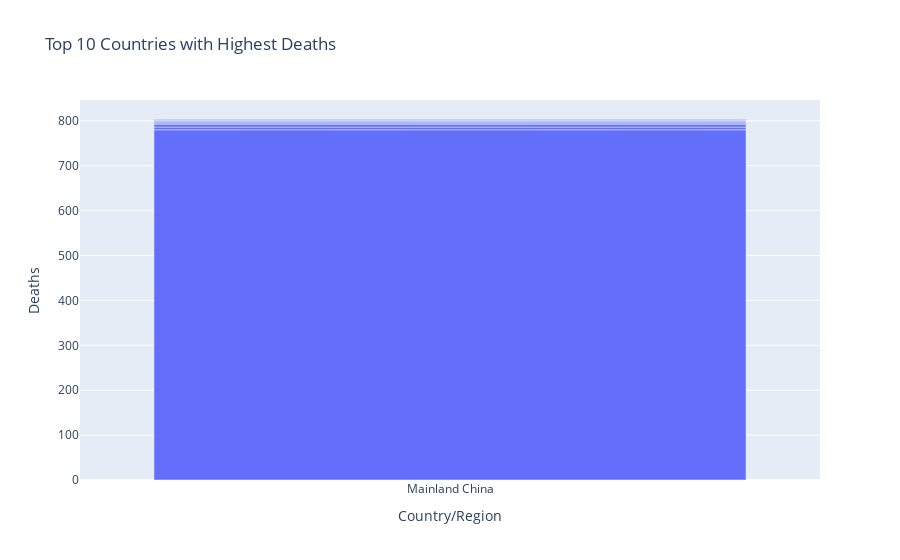

Notebook code for this chart:
### Code cell
import pandas as pd
import plotly.express as px

# Load the data
url = "https://raw.githubusercontent.com/CSSEGISandData/COVID-19/master/archived_data/archived_daily_case_updates/02-09-2020_1030.csv"
df = pd.read_csv(url)

# Check column names
print(df.columns)

# Sort and select top 10 countries by 'Deaths'
high_death = df.sort_values(by='Deaths', ascending=False).head(10)

# Plot bar chart
figure = px.bar(
    high_death,
    x="Country/Region",
    y="Deaths",
    title="Top 10 Countries with Highest Deaths"
)
figure.show()

### Figure 1 — Plotly figure (JSON) as saved in the notebook; plotly's stock layout.template omitted (floating-point values rounded to 4 significant figures)
{"data": [{"hovertemplate": "Country/Region=%{x}<br>Deaths=%{y}<extra></extra>", "legendgroup": "", "marker": {"color": "#636efa", "pattern": {"shape": ""}}, "name": "", "orientation": "v", "showlegend": false, "textposition": "auto", "type": "bar", "x": ["Mainland China", "Mainland China", "Mainland China", "Mainland China", "Mainland China", "Mainland China", "Mainland China", "Mainland China", "Mainland China", "Mainland China"], "xaxis": "x", "y": [780, 6, 6, 3, 2, 2, 2, 1, 1, 1], "yaxis": "y"}], "layout": {"barmode": "relative", "legend": {"tracegroupgap": 0}, "title": {"text": "Top 10 Countries with Highest Deaths"}, "xaxis": {"anchor": "y", "domain": [0, 1], "title": {"text": "Country/Region"}}, "yaxis": {"anchor": "x", "domain": [0, 1], "title": {"text": "Deaths"}}}}
